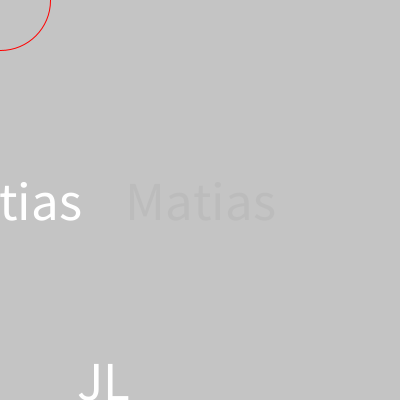
Frame 1 (no input)
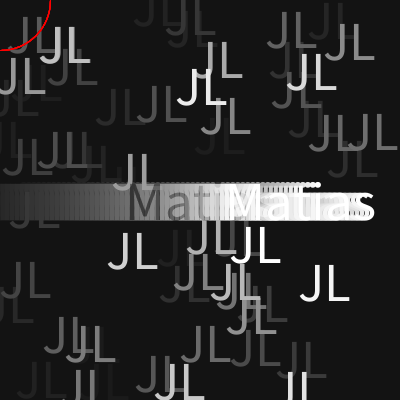
Frame 60 (the mouse pressed at the canvas centre just before this capture)
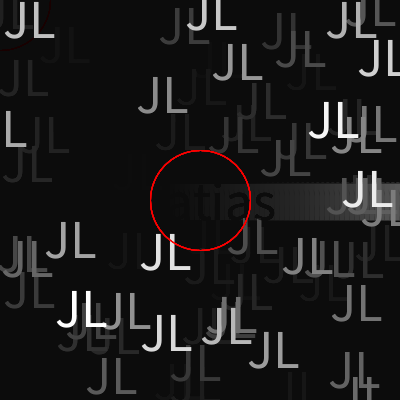
Frame 120 (the mouse held since frame 60 and released just before this capture)

The Processing sketch that drew these frames (run headless with seeded random() and noise(); from frame 60 on, the mouse is pressed at the canvas centre):

// Processing sketch: ej03b_animacion_nombre
// ── ej03b_animacion_nombre.pde
/* 
  ANIMACION DE NOMBRE PROPIO
  - utilizar al menos 3 variables
  - hacer uso de text() y figuras primitivas
  - animar: posición, tamaño, color
  
*/

//1) declaración
String n = "Juan";
int t;  
float posX, vel;  //declaracion de 2 variables en misma linea

void setup(){
  size(400, 400 );
  textAlign(CENTER, CENTER );
  
  //2) asignación
  n = "Matias";
  println( n );
  
  t = int( random( 30, 70 ) );
  println( t );
  
  posX = 0;
  vel = 5;
  
  frameRate( 10 );
}

void draw(){
  //background( 0 );
  fill( 0, 10 );
  noStroke();
  rect( 0, 0, width, height );
  
  //3) utilización
  textSize( t );
  text(n, width/2, height/2 );
  fill( 255 );
  //text(n, frameCount, height/2 );
  
  //con variable declarada x el programador
  //posX = posX + vel;
  //formas resumidas de INCREMENTACIÓN
  //posX++;  //incrementa de a 1
  posX += vel; //incremente de a [vel]
  text(n, posX, height/2 );
  
  float x = random( width );
  float y = random( height );
  text("JL", x, y );

  //cursor con circulito
  noFill();
  stroke( 255, 0, 0 );
  circle(mouseX, mouseY, 100 );

}
